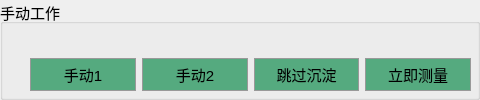
          <widget class="QGroupBox" name="groupBox_28">
           <property name="font">
            <font>
             <pointsize>11</pointsize>
             <weight>50</weight>
             <bold>false</bold>
            </font>
           </property>
           <property name="title">
            <string>手动工作</string>
           </property>
           <widget class="QWidget" name="layoutWidget">
            <property name="geometry">
             <rect>
              <x>30</x>
              <y>30</y>
              <width>441</width>
              <height>61</height>
             </rect>
            </property>
            <layout class="QHBoxLayout" name="horizontalLayout_34" stretch="1,1,1,1">
             <item>
              <layout class="QVBoxLayout" name="verticalLayout_8" stretch="2,3">
               <item>
                <layout class="QHBoxLayout" name="horizontalLayout_31" stretch="5,3,5">
                 <item>
                  <spacer name="horizontalSpacer_39">
                   <property name="orientation">
                    <enum>Qt::Horizontal</enum>
                   </property>
                   <property name="sizeHint" stdset="0">
                    <size>
                     <width>40</width>
                     <height>20</height>
                    </size>
                   </property>
                  </spacer>
                 </item>
                 <item>
                  <widget class="QLabel" name="label_W1">
                   <property name="styleSheet">
                    <string notr="true">border-image: url(:/images/blackC.png);</string>
                   </property>
                   <property name="text">
                    <string/>
                   </property>
                  </widget>
                 </item>
                 <item>
                  <spacer name="horizontalSpacer_40">
                   <property name="orientation">
                    <enum>Qt::Horizontal</enum>
                   </property>
                   <property name="sizeHint" stdset="0">
                    <size>
                     <width>40</width>
                     <height>20</height>
                    </size>
                   </property>
                  </spacer>
                 </item>
                </layout>
               </item>
               <item>
                <widget class="QPushButton" name="pushButton_W1">
                 <property name="sizePolicy">
                  <sizepolicy hsizetype="Minimum" vsizetype="Minimum">
                   <horstretch>0</horstretch>
                   <verstretch>0</verstretch>
                  </sizepolicy>
                 </property>
                 <property name="styleSheet">
                  <string notr="true">QPushButton{background-color:#55aa7f;width:48px;height:24px;border:1px solid #999999;opacity:1;}
QPushButton:hover{width: 48px;height: 24px;background: #E4EEF8;border: 1px solid #87AFFA;opacity: 1;}
QPushButton:pressed{width: 56px;height: 24px;background: #CCE5F8;border: 1px solid #0A64E1;opacity: 1;}
QPushButton:disabled{width: 56px;height: 24px;background: #CCE5F8;border: 1px solid #0A64E1;opacity: 1;}
</string>
                 </property>
                 <property name="text">
                  <string>手动1</string>
                 </property>
                </widget>
               </item>
              </layout>
             </item>
             <item>
              <layout class="QVBoxLayout" name="verticalLayout_9" stretch="2,3">
               <item>
                <layout class="QHBoxLayout" name="horizontalLayout_32" stretch="5,3,5">
                 <item>
                  <spacer name="horizontalSpacer_41">
                   <property name="orientation">
                    <enum>Qt::Horizontal</enum>
                   </property>
                   <property name="sizeHint" stdset="0">
                    <size>
                     <width>40</width>
                     <height>20</height>
                    </size>
                   </property>
                  </spacer>
                 </item>
                 <item>
                  <widget class="QLabel" name="label_W2">
                   <property name="styleSheet">
                    <string notr="true">border-image: url(:/images/blackC.png);</string>
                   </property>
                   <property name="text">
                    <string/>
                   </property>
                  </widget>
                 </item>
                 <item>
                  <spacer name="horizontalSpacer_42">
                   <property name="orientation">
                    <enum>Qt::Horizontal</enum>
                   </property>
                   <property name="sizeHint" stdset="0">
                    <size>
                     <width>40</width>
                     <height>20</height>
                    </size>
                   </property>
                  </spacer>
                 </item>
                </layout>
               </item>
               <item>
                <widget class="QPushButton" name="pushButton_W2">
                 <property name="sizePolicy">
                  <sizepolicy hsizetype="Minimum" vsizetype="Minimum">
                   <horstretch>0</horstretch>
                   <verstretch>0</verstretch>
                  </sizepolicy>
                 </property>
                 <property name="styleSheet">
                  <string notr="true">QPushButton{background-color:#55aa7f;width:48px;height:24px;border:1px solid #999999;opacity:1;}
QPushButton:hover{width: 48px;height: 24px;background: #E4EEF8;border: 1px solid #87AFFA;opacity: 1;}
QPushButton:pressed{width: 56px;height: 24px;background: #CCE5F8;border: 1px solid #0A64E1;opacity: 1;}
QPushButton:disabled{width: 56px;height: 24px;background: #CCE5F8;border: 1px solid #0A64E1;opacity: 1;}
</string>
                 </property>
                 <property name="text">
                  <string>手动2</string>
                 </property>
                </widget>
               </item>
              </layout>
             </item>
             <item>
              <layout class="QVBoxLayout" name="verticalLayout_10" stretch="2,3">
               <item>
                <layout class="QHBoxLayout" name="horizontalLayout_33" stretch="5,3,5">
                 <item>
                  <spacer name="horizontalSpacer_43">
                   <property name="orientation">
                    <enum>Qt::Horizontal</enum>
                   </property>
                   <property name="sizeHint" stdset="0">
                    <size>
                     <width>40</width>
                     <height>20</height>
                    </size>
                   </property>
                  </spacer>
                 </item>
                 <item>
                  <widget class="QLabel" name="label_W3">
                   <property name="styleSheet">
                    <string notr="true">border-image: url(:/images/blackC.png);</string>
                   </property>
                   <property name="text">
                    <string/>
                   </property>
                  </widget>
                 </item>
                 <item>
                  <spacer name="horizontalSpacer_44">
                   <property name="orientation">
                    <enum>Qt::Horizontal</enum>
                   </property>
                   <property name="sizeHint" stdset="0">
                    <size>
                     <width>40</width>
                     <height>20</height>
                    </size>
                   </property>
                  </spacer>
                 </item>
                </layout>
               </item>
               <item>
                <widget class="QPushButton" name="pushButton_W3">
                 <property name="sizePolicy">
                  <sizepolicy hsizetype="Minimum" vsizetype="Minimum">
                   <horstretch>0</horstretch>
                   <verstretch>0</verstretch>
                  </sizepolicy>
                 </property>
                 <property name="styleSheet">
                  <string notr="true">QPushButton{background-color:#55aa7f;width:48px;height:24px;border:1px solid #999999;opacity:1;}
QPushButton:hover{width: 48px;height: 24px;background: #E4EEF8;border: 1px solid #87AFFA;opacity: 1;}
QPushButton:pressed{width: 56px;height: 24px;background: #CCE5F8;border: 1px solid #0A64E1;opacity: 1;}
QPushButton:disabled{width: 56px;height: 24px;background: #CCE5F8;border: 1px solid #0A64E1;opacity: 1;}
</string>
                 </property>
                 <property name="text">
                  <string>跳过沉淀</string>
                 </property>
                </widget>
               </item>
              </layout>
             </item>
             <item>
              <layout class="QVBoxLayout" name="verticalLayout_47" stretch="2,3">
               <item>
                <layout class="QHBoxLayout" name="horizontalLayout_76" stretch="5,3,5">
                 <item>
                  <spacer name="horizontalSpacer_106">
                   <property name="orientation">
                    <enum>Qt::Horizontal</enum>
                   </property>
                   <property name="sizeHint" stdset="0">
                    <size>
                     <width>40</width>
                     <height>20</height>
                    </size>
                   </property>
                  </spacer>
                 </item>
                 <item>
                  <widget class="QLabel" name="label_W3_2">
                   <property name="styleSheet">
                    <string notr="true">border-image: url(:/images/blackC.png);</string>
                   </property>
                   <property name="text">
                    <string/>
                   </property>
                  </widget>
                 </item>
                 <item>
                  <spacer name="horizontalSpacer_107">
                   <property name="orientation">
                    <enum>Qt::Horizontal</enum>
                   </property>
                   <property name="sizeHint" stdset="0">
                    <size>
                     <width>40</width>
                     <height>20</height>
                    </size>
                   </property>
                  </spacer>
                 </item>
                </layout>
               </item>
               <item>
                <widget class="QPushButton" name="pushButton_W3_2">
                 <property name="sizePolicy">
                  <sizepolicy hsizetype="Minimum" vsizetype="Minimum">
                   <horstretch>0</horstretch>
                   <verstretch>0</verstretch>
                  </sizepolicy>
                 </property>
                 <property name="styleSheet">
                  <string notr="true">QPushButton{background-color:#55aa7f;width:48px;height:24px;border:1px solid #999999;opacity:1;}
QPushButton:hover{width: 48px;height: 24px;background: #E4EEF8;border: 1px solid #87AFFA;opacity: 1;}
QPushButton:pressed{width: 56px;height: 24px;background: #CCE5F8;border: 1px solid #0A64E1;opacity: 1;}
QPushButton:disabled{width: 56px;height: 24px;background: #CCE5F8;border: 1px solid #0A64E1;opacity: 1;}
</string>
                 </property>
                 <property name="text">
                  <string>立即测量</string>
                 </property>
                </widget>
               </item>
              </layout>
             </item>
            </layout>
           </widget>
          </widget>
